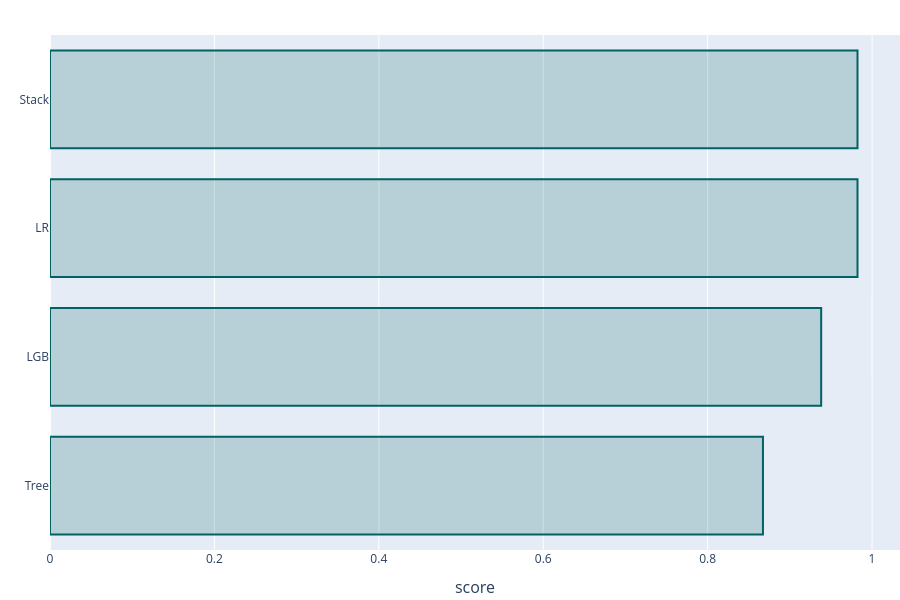

This figure's notebook cell:
### Code cell
experionml.plot_results(rows="holdout", legend=None)

### Figure 1 — Plotly figure (JSON) as saved in the notebook; plotly's stock layout.template omitted (floating-point values rounded to 4 significant figures)
{"data": [{"hovertemplate": "%{x}<extra></extra>", "legendgroup": "accuracy", "marker": {"color": "rgba(0, 98, 98, 0.2)", "line": {"color": "rgb(0, 98, 98)", "width": 2}}, "name": "accuracy", "orientation": "h", "showlegend": false, "type": "bar", "x": [0.9823, 0.8673, 0.9381, 0.9823], "xaxis": "x", "y": ["LR", "Tree", "LGB", "Stack"], "yaxis": "y"}], "layout": {"bargroupgap": 0.05, "font": {"size": 12}, "height": 600, "hoverlabel": {"font": {"size": 16}}, "legend": {}, "margin": {"b": 50, "l": 50, "pad": 0, "r": 0, "t": 35}, "showlegend": false, "title": {"font": {"size": 24}, "pad": {"b": 15, "t": 15}, "x": 0.5, "xanchor": "center", "xref": "paper", "y": 1, "yanchor": "top"}, "width": 900, "xaxis": {"anchor": "y", "automargin": true, "domain": [0.0, 1.0], "title": {"font": {"size": 16}, "text": "score"}}, "yaxis": {"anchor": "x", "automargin": true, "categoryorder": "total ascending", "domain": [0.0, 1.0], "title": {"font": {"size": 16}}}}}
